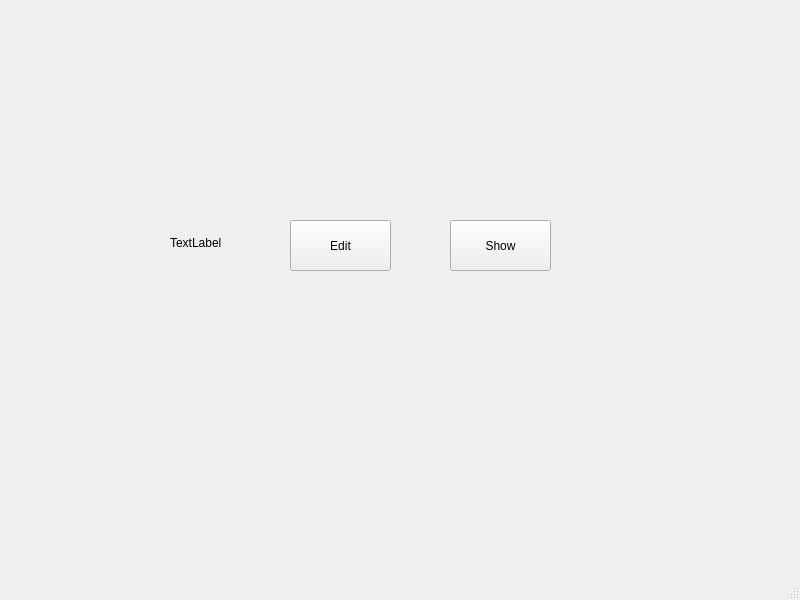
<?xml version="1.0" encoding="UTF-8"?>
<ui version="4.0">
 <class>MainWindow</class>
 <widget class="QMainWindow" name="MainWindow">
  <property name="geometry">
   <rect>
    <x>0</x>
    <y>0</y>
    <width>800</width>
    <height>600</height>
   </rect>
  </property>
  <property name="windowTitle">
   <string>MainWindow</string>
  </property>
  <widget class="QWidget" name="centralwidget">
   <widget class="QLabel" name="choice_label">
    <property name="geometry">
     <rect>
      <x>170</x>
      <y>70</y>
      <width>500</width>
      <height>345</height>
     </rect>
    </property>
    <property name="text">
     <string>TextLabel</string>
    </property>
   </widget>
   <widget class="QPushButton" name="pushButton">
    <property name="geometry">
     <rect>
      <x>290</x>
      <y>220</y>
      <width>101</width>
      <height>51</height>
     </rect>
    </property>
    <property name="text">
     <string>Edit</string>
    </property>
   </widget>
   <widget class="QPushButton" name="pushButton_2">
    <property name="geometry">
     <rect>
      <x>450</x>
      <y>220</y>
      <width>101</width>
      <height>51</height>
     </rect>
    </property>
    <property name="text">
     <string>Show</string>
    </property>
   </widget>
  </widget>
  <widget class="QMenuBar" name="menubar">
   <property name="geometry">
    <rect>
     <x>0</x>
     <y>0</y>
     <width>800</width>
     <height>17</height>
    </rect>
   </property>
  </widget>
  <widget class="QStatusBar" name="statusbar"/>
 </widget>
 <resources/>
 <connections/>
</ui>
